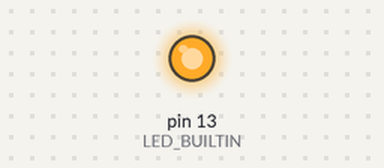
This sketch was run on a simulated Arduino Uno, built with avr-gcc and run on an emulated ATmega328P. Shown: output pins drawn as LEDs (lit = HIGH).

Above: at 0.4 s.
At 6.4 s:
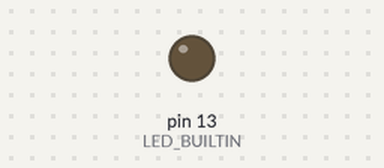
Timing chart, 0 to 9.1 s (numbered marks = the images above):
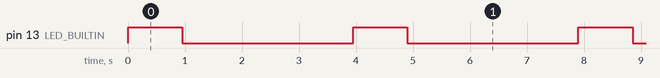

Measured:
- by itself, pin 13 (LED_BUILTIN): alternates HIGH for 0.95 s and LOW for 3.0 s

The sketch:

send_telec.ino
```cpp
#include <RCSwitch.h>

RCSwitch mySwitch = RCSwitch();

void setup() {

 Serial.begin(9600);

 // Transmitter is connected to Arduino Pin #10
 mySwitch.enableTransmit(10);

 // Optional set pulse length.
 //mySwitch.setPulseLength(321);

 // set protocol (default is 1, will work for most outlets)
 // mySwitch.setProtocol(2);

 // Optional set number of transmission repetitions.
 // mySwitch.setRepeatTransmit(15);

 pinMode(13,OUTPUT);

}

void loop() {
 digitalWrite(LED_BUILTIN,HIGH);
 delay(500);
 mySwitch.send("011011111000010000101000");
 digitalWrite(LED_BUILTIN,LOW);
 delay(3000);
}
```
